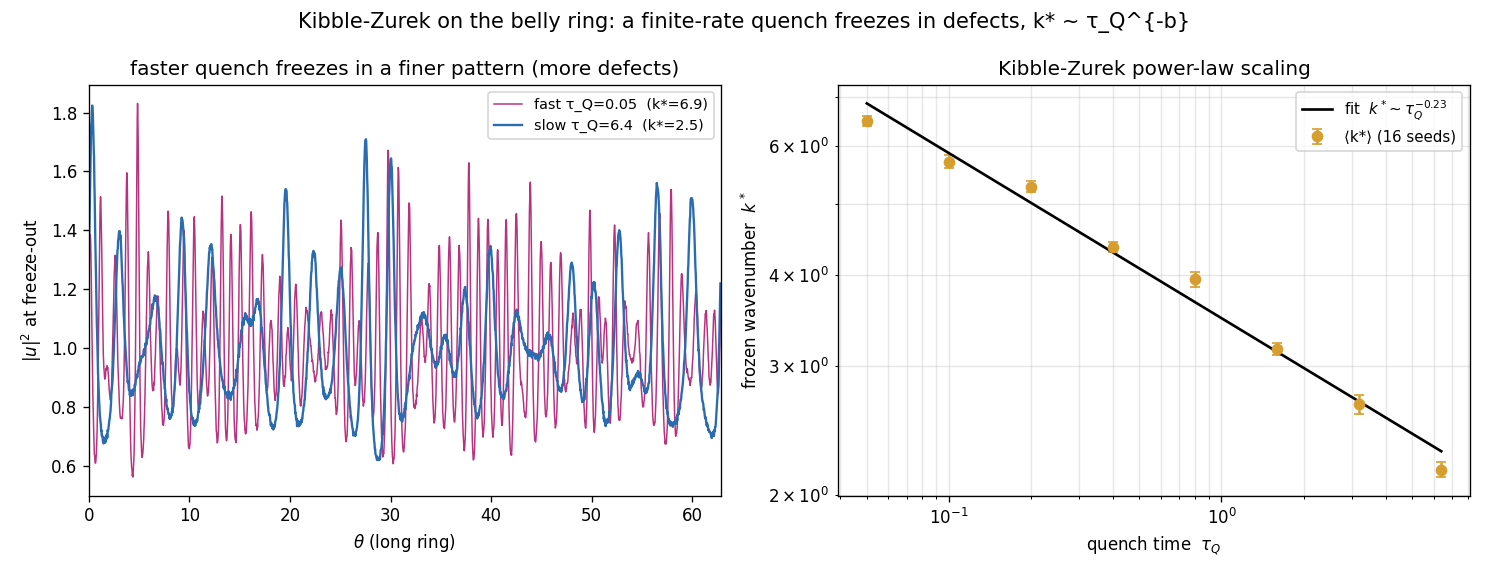

This figure's Python source:
"""
Frontier prototype 13: Kibble-Zurek scaling from a quench on the belly ring.

Ramp the belly ring from modulationally STABLE to UNSTABLE at a finite rate (turn the
focusing coupling g up through the instability onset over a quench time tau_Q). Near
the transition the uniform condensate's response freezes; the modulational instability
then imprints a pattern whose characteristic wavenumber k* is set by WHEN freeze-out
happened. Faster quench -> freeze deeper in the unstable regime (higher gain, shorter
wavelength) -> MORE defects; slower quench -> freeze just past threshold -> few, long-
wavelength defects. That is the Kibble-Zurek mechanism: k* ~ tau_Q^{-b}.

Implementation notes that make the scaling clean:
  * a LONG ring (large radius) so k* spans a decade of resolved wavenumbers;
  * a large g_f so the MI band sqrt(g) is wide;
  * the frozen wavenumber is read as the spectral peak WITHIN the physical MI band
    q <= 1.3*sqrt(g_f) (searching all q lets a high-q noise spike masquerade as k*);
  * measured at freeze-out (first time max|u| departs the uniform state), averaged
    over noise realizations.
"""
import numpy as np
import matplotlib
matplotlib.use("Agg")
import matplotlib.pyplot as plt

OUT = "/home/thorax/nls_lumpy_torus"
PINK, BLUE, GOLD = "#b83280", "#2b6cb0", "#d69e2e"
L = 20 * np.pi
Nx = 2048
xg = np.linspace(0, L, Nx, endpoint=False)
q = 2 * np.pi * np.fft.fftfreq(Nx, d=L / Nx)           # physical wavenumbers
a0, g_f = 1.0, 40.0
dt = 2e-4
qband = 1.3 * np.sqrt(g_f)                             # search the MI band only
inband = (q > 0) & (q <= qband)
qpos = q[inband]


def kstar(tauQ, seed):
    rng = np.random.default_rng(seed)
    u = a0 + 3e-3 * (rng.standard_normal(Nx) + 1j * rng.standard_normal(Nx))
    Lh = np.exp(-1j * q ** 2 * dt / 2)
    n = int((tauQ + 8.0) / dt)
    for i in range(n):
        g = g_f * min(i * dt / tauQ, 1.0)
        u = np.fft.ifft(Lh * np.fft.fft(u))
        u = u * np.exp(1j * g * np.abs(u) ** 2 * dt)
        u = np.fft.ifft(Lh * np.fft.fft(u))
        if np.max(np.abs(u)) > 1.35 * a0:              # instability has taken hold
            drho = np.abs(u) ** 2 - np.mean(np.abs(u) ** 2)
            P = np.abs(np.fft.fft(drho)) ** 2
            return qpos[np.argmax(P[inband])], u
    return np.nan, u


tauQs = np.array([0.05, 0.1, 0.2, 0.4, 0.8, 1.6, 3.2, 6.4])
nseed = 16
kbar, kerr = [], []
for tq in tauQs:
    ks = np.array([kstar(tq, s)[0] for s in range(nseed)])
    ks = ks[np.isfinite(ks) & (ks > 0)]
    kbar.append(ks.mean()); kerr.append(ks.std() / np.sqrt(max(len(ks), 1)))
    print(f"tau_Q={tq:5.2f}  <k*>={kbar[-1]:.3f} +- {kerr[-1]:.3f}  (n={len(ks)})", flush=True)
kbar = np.array(kbar); kerr = np.array(kerr)

b, c = np.polyfit(np.log(tauQs), np.log(kbar), 1)
print(f"KZ exponent  k* ~ tau_Q^({b:.3f})", flush=True)

kf_fast, u_fast = kstar(0.05, 0)
kf_slow, u_slow = kstar(6.4, 0)

fig, ax = plt.subplots(1, 2, figsize=(12.4, 4.8))
axA = ax[0]
axA.plot(xg, np.abs(u_fast) ** 2, color=PINK, lw=0.9, label=f"fast τ_Q=0.05  (k*={kf_fast:.1f})")
axA.plot(xg, np.abs(u_slow) ** 2, color=BLUE, lw=1.4, label=f"slow τ_Q=6.4  (k*={kf_slow:.1f})")
axA.set_xlabel(r"$\theta$ (long ring)"); axA.set_ylabel(r"$|u|^2$ at freeze-out")
axA.set_xlim(0, L)
axA.set_title("faster quench freezes in a finer pattern (more defects)")
axA.legend(fontsize=8.6)

axB = ax[1]
axB.errorbar(tauQs, kbar, yerr=kerr, fmt="o", color=GOLD, ms=6, capsize=3, label="⟨k*⟩ (16 seeds)")
axB.plot(tauQs, np.exp(c) * tauQs ** b, color="k", lw=1.6,
         label=rf"fit  $k^*\!\sim\tau_Q^{{{b:.2f}}}$")
axB.set_xscale("log"); axB.set_yscale("log")
axB.set_xlabel(r"quench time  $\tau_Q$"); axB.set_ylabel(r"frozen wavenumber  $k^*$")
axB.set_title("Kibble-Zurek power-law scaling")
axB.legend(fontsize=9); axB.grid(alpha=0.3, which="both")

fig.suptitle("Kibble-Zurek on the belly ring: a finite-rate quench freezes in defects, k* ~ τ_Q^{-b}",
             fontsize=12.5)
fig.tight_layout()
fig.savefig(f"{OUT}/kibble_zurek.png", dpi=120)
print("wrote kibble_zurek.png", flush=True)
